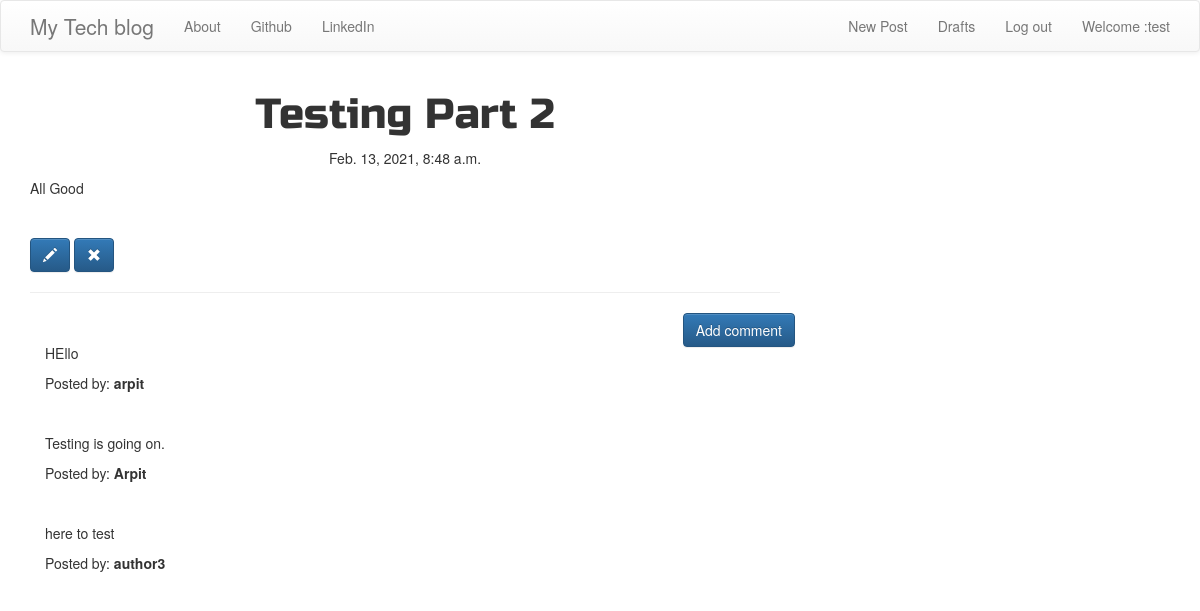
Screenshot of /post/4 (signed in) with the database file from the repository.
### blog/models.py (models this page shows, shortened)
class Post(models.Model):
    title = models.CharField(max_length=200)
    text = models.TextField()
    create_date = models.DateTimeField(default=timezone.now)
    publish_date = models.DateTimeField(blank=True,null=True)
    author = models.ForeignKey('auth.User', on_delete=models.CASCADE)

class Comment(models.Model):
    post= models.ForeignKey('blog.Post',related_name='comments',on_delete= models.CASCADE)
    author= models.CharField(max_length=100)
    text= models.TextField()
    create_date = models.DateTimeField(default=timezone.now)
    approved_comments = models.BooleanField(default=False)

### blog/views.py (the view)
# urls.py: re_path(r'^post/(?P<pk>\d+)$',views.PostDetailView.as_view(), name= 'post_detail'),
class PostDetailView(DetailView):
    model = Post

### blog/templates/blog/post_detail.html (shortened to what this page needs)
{% extends 'blog/base.html' %}
{% block content %}
        <h1 class='posttitle loader'>{{ post.title }}</h1>
        {% if post.publish_date %}
            <div class="date postdate">
                {{ post.publish_date }}
            </div>
        {% else %}
            <a class="btn btn-default" href="{% url 'post_publish' pk=post.pk %}">Publish</a>
        {% endif %}
      <p class='postcontent' >{{ post.text|safe|linebreaksbr }}</p>
      {% if user.is_authenticated %}
          <a class="btn btn-primary" href="{% url 'post_edit' pk=post.pk %}"><span class="glyphicon glyphicon-pencil"></span></a>
          <a class="btn btn-primary" href="{% url 'post_remove' pk=post.pk %}"><span class="glyphicon glyphicon-remove"></span></a>
      {% endif %}
  <hr>
  <a class="btn btn-primary btn-comment" href="{% url 'add_comment_to_post' pk=post.pk %}">Add comment</a>
  <div class="container">
  {% for comment in post.comments.all %}
  <br>
      {% if user.is_authenticated or comment.approved_comments %}
          <p>{{ comment.text|safe|linebreaks }}</p>
          <p>Posted by: <strong>{{ comment.author }}</strong></p>
      {% endif %}
  {% empty %}
      <p>No comments posted.</p>
  {% endfor %}
</div>
{% endblock %}

### blog/templates/blog/base.html (shortened to what this page needs)
<!Doctype HTML>
{% load static %}
<html>
    <head>
        <link rel="stylesheet" href="https://maxcdn.bootstrapcdn.com/bootstrap/3.3.7/css/bootstrap.min.css">
        <link rel="stylesheet" href="https://maxcdn.bootstrapcdn.com/bootstrap/3.3.7/css/bootstrap-theme.min.css">
        <link rel="stylesheet" href="//cdn.jsdelivr.net/medium-editor/latest/css/medium-editor.min.css" type="text/css" media="screen" charset="utf-8">
        <link rel="stylesheet" href="{% static 'css/blog.css' %}">
    </head>
    <body class='loader'>
        <nav class="navbar navbar-default techfont custom-navbar">
              <div class="container">
                <ul class="nav navbar-nav">
                <li><a class='navbar-brand bigbrand' href="{% url 'post_list' %}">My Tech blog</a></li>
                <li><a href="{% url 'about'%}">About</a></li>
                <li><a href="https://github.com/Arpit7272">Github</a></li>
                <li><a href="https://www.linkedin.com/in/arpit-mishra-6b26a5b0/">LinkedIn</a></li>
                </ul>
                <ul class="nav navbar-nav navbar-right">
                    {% if user.is_authenticated %}
                   <li>
                       <a href="{% url 'post_new' %}">New Post</a>
                    </li>
                   <li>
                    <a href="{% url 'post_draft_list' %}">Drafts</a>
                    </li>
                  <li>
                    <a href="{% url 'logout' %}" >Log out</a>
                  </li>
                    <li>
                        <a>Welcome :{{user.username}} </a>
                    </li>
                    {%else %}
                    <li>
                        <a class='nav navbar-right' href="{% url 'login' %}" >
                            <span class="glyphicon glyphicon-user"></span>
                        </a>
                    </li>
                    {%endif %}
                </ul>
              </div>
        </nav>
        <div class="content container">
            <div class="row">
                <div class="col-md-8">
                  <div class="blog_posts">
                    {% block content %}
                    {% endblock %}
                  </div>
                </div>
            </div>
        </div>
    </body>
</html>

### blog/static/css/blog.css (style rules this page uses)
.postdate { text-align: center; }
.posttitle { font-family: 'Russo One', sans-serif; font-size: 3em; text-align: center; }
.postcontent { font-family: 'Montserrat'; font-size: 1.5em; }
.btn-comment { position: absolute; right: 0px; }
.bigbrand { font-size: 1.5em; }
.loader { filter:hue-rotate(0deg); color: linear-gradient(45deg,#0f8,#08f); animation:hue 5000ms infinite linear; }

### rows the page displays
Post: title "Testing Part 2", publish_date "Feb. 13, 2021, 8:48 a.m.", text "All Good"
Comment: text "HEllo", author "arpit"
Comment: text "Testing is going on.", author "Arpit"
Comment: text "here to test", author "author3"

### other values shown
{{ user.username }} "test"
